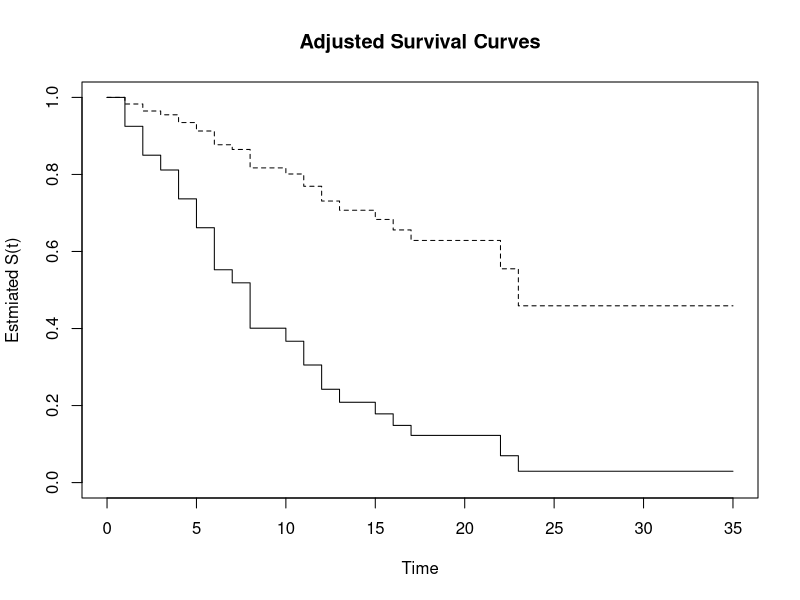
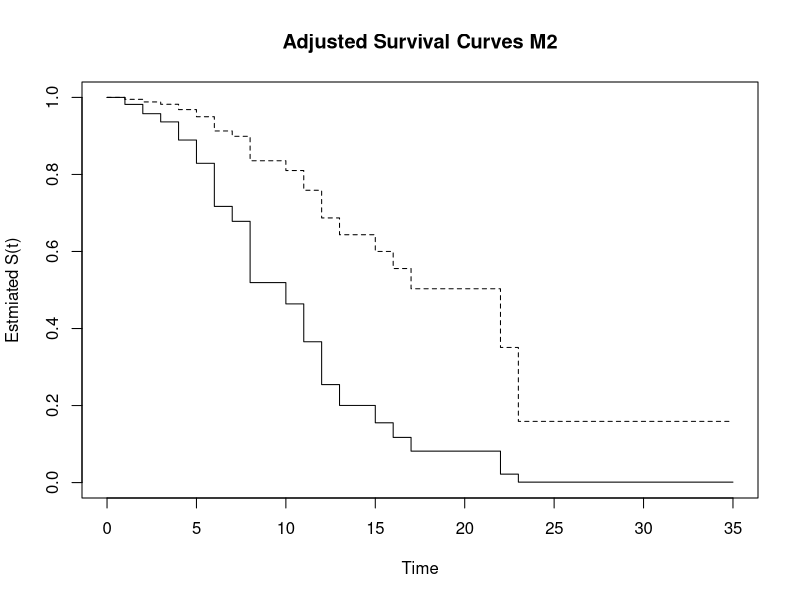
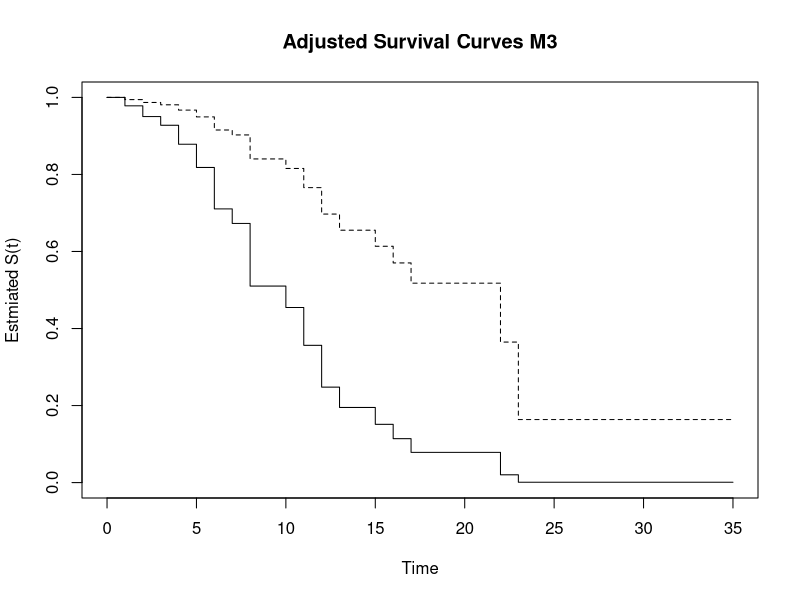
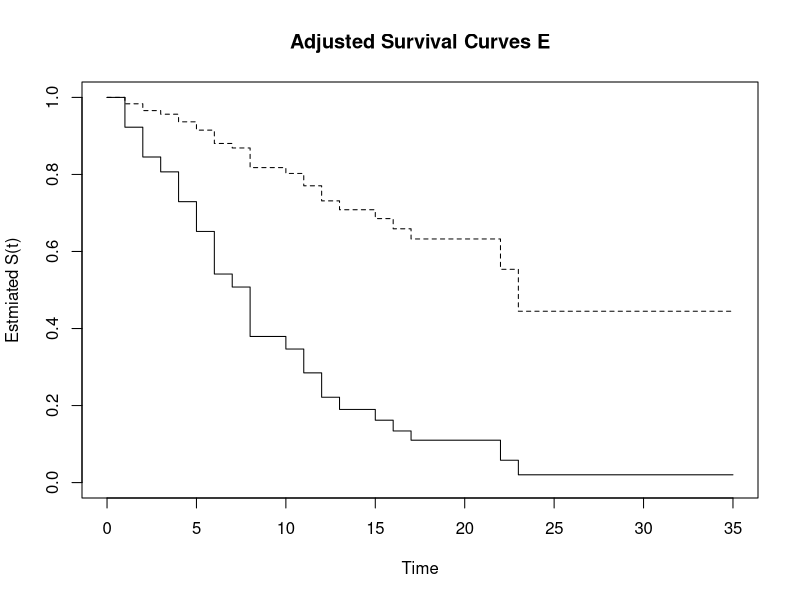
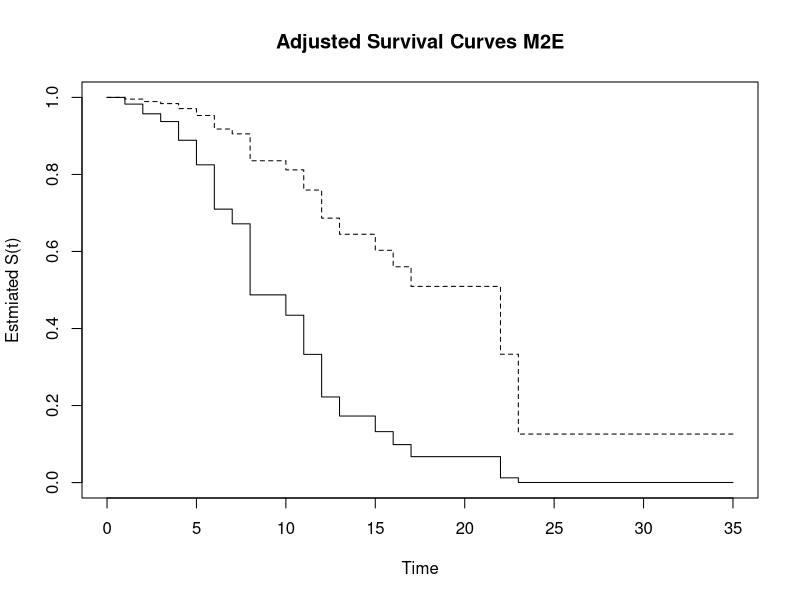
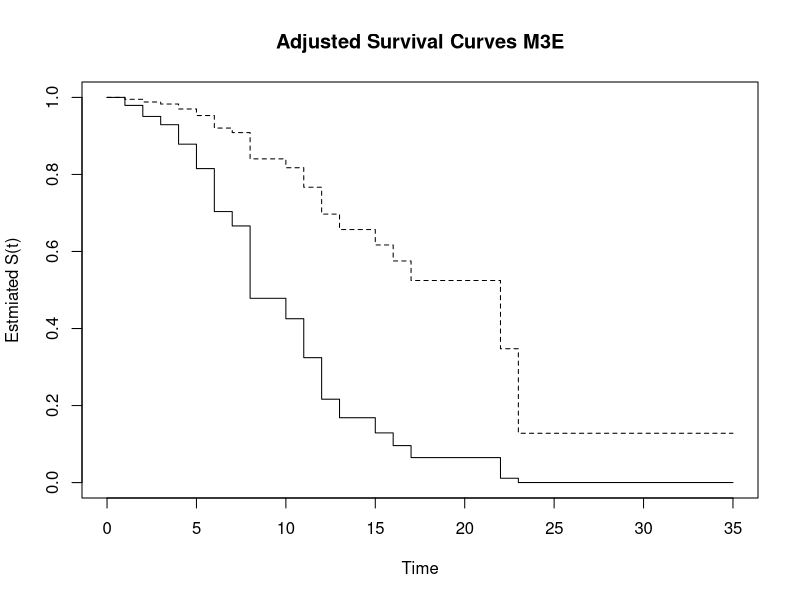

Here is the R script that generated these plots, in order:

library(survival)


Treatment = c(0,0,0,0,0,0,0,0,0,0,0,0,0,0,0,0,0,0,0,0,0, 
          1,1,1,1,1,1,1,1,1,1,1,1,1,1,1,1,1,1,1,1,1)
Time = c(1,1,2,2,3,4,4,5,5,8,8,8,8,11,11,12,12,15,17,22,23,
          6,6,6,6,7,9,10,10,11,13,16,17,19,20,22,23,25,32, 32,34,35)
Status = c(1,1,1,1,1,1,1,1,1,1,1,1,1,1,1,1,1,1,1,1,1,
           1,1,1,0,1,0,1,0,0,1,1, 0,0,0,1,1, 0,0,0,0,0)
logWBC = c(2.8, 5, 4.91, 4.48, 4.01, 4.36, 2.42, 3.49, 3.97, 3.52, 3.05, 2.32, 3.26, 3.49, 2.12, 1.5, 3.06, 2.3, 2.95, 2.73, 1.97,
           2.31, 4.06, 3.28, 3.2, 4.43, 2.8, 2.96, 2.7, 2.6, 2.88, 3.6, 2.16, 2.05, 2.01, 2.32, 2.57, 1.78, 2.2, 2.53, 1.47, 1.45)
  
length(Status)

Luek <- as.data.frame(cbind(Time, Status, Treatment, logWBC))
head(Luek)


#Model 1
surv_model = coxph(Surv(Luek$Time, Luek$Status) ~ Treatment, data = Luek, method = "breslow")
summary(surv_model)

surv_model$loglik[2]

#plot
plot(survfit(surv_model, newdata = data.frame(Treatment = c(0,1), logWBC = rep(mean(logWBC),2))), lty = c(1,2), xlab = "Time", ylab = "Estmiated S(t)", main = "Adjusted Survival Curves")

#Model 2
surv_model2 = coxph(Surv(Luek$Time, Luek$Status) ~ Treatment + logWBC, data = Luek, method = "breslow")
summary(surv_model2)

surv_model2$loglik[2]

#plot
plot(survfit(surv_model2, newdata = data.frame(Treatment = c(0,1), logWBC = rep(mean(logWBC),2))), lty = c(1,2), xlab = "Time", ylab = "Estmiated S(t)", main = "Adjusted Survival Curves M2")


#Model 3
surv_model3 = coxph(Surv(Luek$Time, Luek$Status) ~ Treatment * logWBC, data = Luek, method = "breslow")
summary(surv_model3)

surv_model3$loglik[2]

#plot
plot(survfit(surv_model3, newdata = data.frame(Treatment = c(0,1), logWBC = rep(mean(logWBC),2))), lty = c(1,2), xlab = "Time", ylab = "Estmiated S(t)", main = "Adjusted Survival Curves M3")

#Compare
anova(surv_model, surv_model2) #Since pvlaue is below .001, we know that more terms (surv_model2) is better
anova(surv_model2, surv_model3) #Since pvalue is above .05 we know that surv_model2 was a better model than surv_model3

#Subconclusion: surv_model2 is the best model out of the three for the dataset. 


##########################################################################################################################
#Models with efron as ties method and not breslow 
##########################################################################################################################


#Model 1E
surv_modelE = coxph(Surv(Luek$Time, Luek$Status) ~ Treatment, data = Luek, method = "efron")
summary(surv_modelE) #both models have Treatment was sig. 

surv_modelE$loglik[2] #This is -85 and before using breslow this was .86. R squared is more in efron model than brewslow. 

#plot
plot(survfit(surv_modelE, newdata = data.frame(Treatment = c(0,1), logWBC = rep(mean(logWBC),2))), lty = c(1,2), xlab = "Time", ylab = "Estmiated S(t)", main = "Adjusted Survival Curves E")

#Model 2E
surv_model2E = coxph(Surv(Luek$Time, Luek$Status) ~ Treatment + logWBC, data = Luek, method = "efron")
summary(surv_model2E) #All sig like in previous model. log like is -69 and before was -72. r squared is .671 and before it was .644

surv_model2E$loglik[2]

#plot
plot(survfit(surv_model2E, newdata = data.frame(Treatment = c(0,1), logWBC = rep(mean(logWBC),2))), lty = c(1,2), xlab = "Time", ylab = "Estmiated S(t)", main = "Adjusted Survival Curves M2E")


#Model 3E
surv_model3E = coxph(Surv(Luek$Time, Luek$Status) ~ Treatment * logWBC, data = Luek, method = "efron")
summary(surv_model3E) #only LogWBC sig in both models. log like is -69 when before it was -72. The r squared is .674 and before it was .648

surv_model3E$loglik[2]

#plot
plot(survfit(surv_model3E, newdata = data.frame(Treatment = c(0,1), logWBC = rep(mean(logWBC),2))), lty = c(1,2), xlab = "Time", ylab = "Estmiated S(t)", main = "Adjusted Survival Curves M3E")

#compare
anova(surv_modelE, surv_model2E) #pvalue is below .05 so surv_model2E better
anova(surv_model2E, surv_model3E) #pvalue is above .05 so surv_model2E better

#Subconclusion: surv_model2E is the best model out of the three efron models. 


#Report Conclusion: After recreating the slides from class, I decided to determine using anova which model was best. I found that surv_model2 was best.
#It uses both Treatment and logWBC as factors, but not their interaction effect. Then I decided to switch from breslow to efron as my method of dealing
#with ties. I found that efron models were slightly better. That's because breslow has a tendency to underestimate parameters in Cox model. That's why
#if I had to pick the "best" overall model from the ones I produced, it would be surv_model2E, which uses Treatment, logWBC as facts and uses efron method to 
#deal with ties. 



